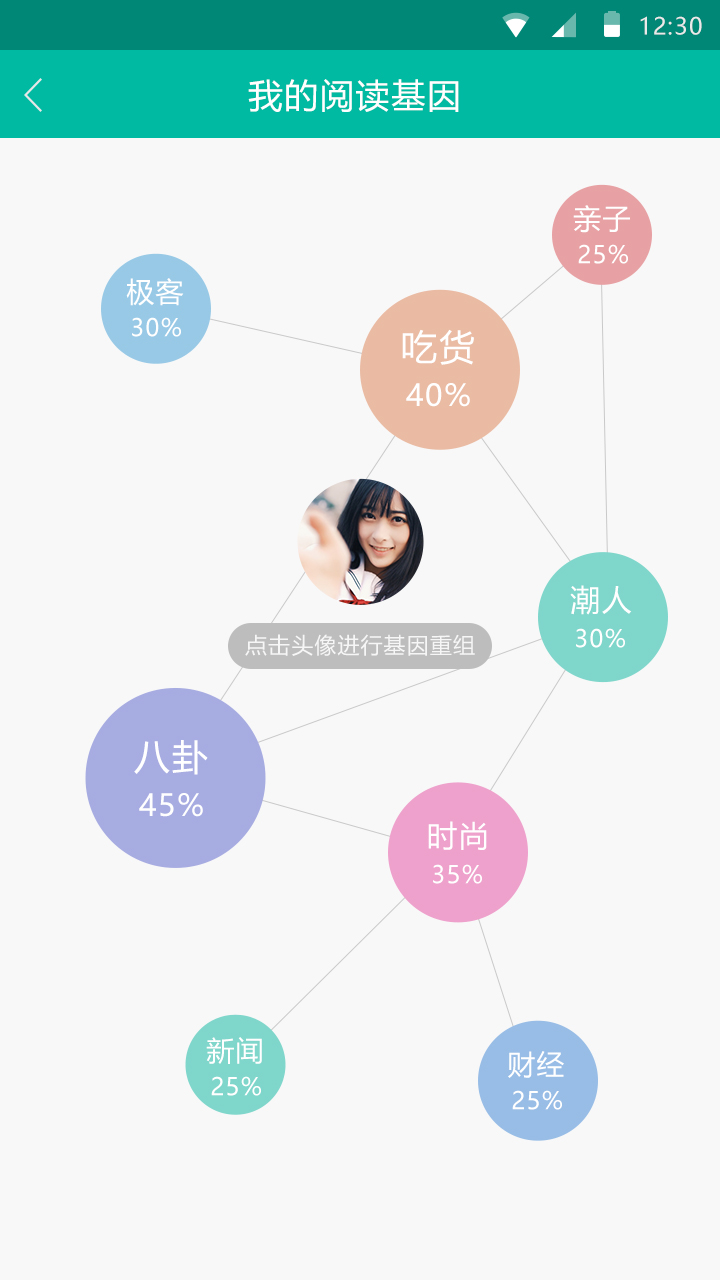
#> input picture module/jiyin.jpg, 720 x 1280 px
$ python thumb.py jiyin.jpg
#> lines starting #> are read from the running program, lines starting #| are printed output that depends on the picture
from PIL import Image
# import sys
# args = sys.argv
# print(args)

im = Image.open('jiyin.jpg')
#> im is the input picture: PIL image 720x1280 RGB; mean R, G, B 213.1, 230.3, 230.2
#print(im.format, im.size, im.mode)
im.thumbnail((200, 100))
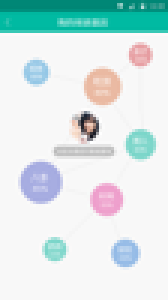
#> im: PIL image 56x100 RGB (shown 3 times larger); mean R, G, B 213.2, 230.3, 230.2
im.save('thumb.jpg', 'JPEG')
